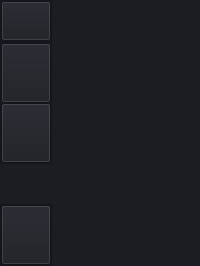
     <widget class="QWidget" name="leftMenuContainer" native="true">
      <property name="sizePolicy">
       <sizepolicy hsizetype="Preferred" vsizetype="Preferred">
        <horstretch>0</horstretch>
        <verstretch>0</verstretch>
       </sizepolicy>
      </property>
      <property name="styleSheet">
       <string notr="true">background-color: rgb(27, 29, 35);</string>
      </property>
      <layout class="QVBoxLayout" name="verticalLayout">
       <property name="spacing">
        <number>0</number>
       </property>
       <property name="leftMargin">
        <number>0</number>
       </property>
       <property name="topMargin">
        <number>0</number>
       </property>
       <property name="rightMargin">
        <number>0</number>
       </property>
       <property name="bottomMargin">
        <number>0</number>
       </property>
       <item alignment="Qt::AlignLeft">
        <widget class="QWidget" name="leftMenuSubContainer" native="true">
         <property name="sizePolicy">
          <sizepolicy hsizetype="Preferred" vsizetype="Preferred">
           <horstretch>0</horstretch>
           <verstretch>0</verstretch>
          </sizepolicy>
         </property>
         <layout class="QVBoxLayout" name="verticalLayout_2">
          <property name="spacing">
           <number>0</number>
          </property>
          <property name="leftMargin">
           <number>0</number>
          </property>
          <property name="topMargin">
           <number>0</number>
          </property>
          <property name="rightMargin">
           <number>0</number>
          </property>
          <property name="bottomMargin">
           <number>0</number>
          </property>
          <item alignment="Qt::AlignHCenter|Qt::AlignTop">
           <widget class="QFrame" name="leftMenuHeaderContainer">
            <property name="sizePolicy">
             <sizepolicy hsizetype="Preferred" vsizetype="Preferred">
              <horstretch>0</horstretch>
              <verstretch>0</verstretch>
             </sizepolicy>
            </property>
            <property name="styleSheet">
             <string notr="true"/>
            </property>
            <property name="frameShape">
             <enum>QFrame::StyledPanel</enum>
            </property>
            <property name="frameShadow">
             <enum>QFrame::Raised</enum>
            </property>
            <layout class="QVBoxLayout" name="verticalLayout_3">
             <property name="spacing">
              <number>0</number>
             </property>
             <property name="leftMargin">
              <number>0</number>
             </property>
             <property name="topMargin">
              <number>0</number>
             </property>
             <property name="rightMargin">
              <number>0</number>
             </property>
             <property name="bottomMargin">
              <number>0</number>
             </property>
             <item>
              <widget class="QPushButton" name="leftMenuBtn">
               <property name="sizePolicy">
                <sizepolicy hsizetype="Expanding" vsizetype="Expanding">
                 <horstretch>0</horstretch>
                 <verstretch>0</verstretch>
                </sizepolicy>
               </property>
               <property name="minimumSize">
                <size>
                 <width>50</width>
                 <height>40</height>
                </size>
               </property>
               <property name="styleSheet">
                <string notr="true">QPushButton:hover {
	background-color: rgb(33, 37, 43);
}
QPushButton:pressed {	
	background-color: rgb(85, 170, 255);
}
</string>
               </property>
               <property name="text">
                <string/>
               </property>
               <property name="icon">
                <iconset resource="res.qrc">
                 <normaloff>:/icons/assets/UI/menu_icon.svg</normaloff>:/icons/assets/UI/menu_icon.svg</iconset>
               </property>
               <property name="iconSize">
                <size>
                 <width>34</width>
                 <height>34</height>
                </size>
               </property>
              </widget>
             </item>
            </layout>
           </widget>
          </item>
          <item alignment="Qt::AlignTop">
           <widget class="QFrame" name="leftMenuMainContainer">
            <property name="sizePolicy">
             <sizepolicy hsizetype="Preferred" vsizetype="Preferred">
              <horstretch>0</horstretch>
              <verstretch>0</verstretch>
             </sizepolicy>
            </property>
            <property name="frameShape">
             <enum>QFrame::StyledPanel</enum>
            </property>
            <property name="frameShadow">
             <enum>QFrame::Raised</enum>
            </property>
            <layout class="QVBoxLayout" name="verticalLayout_4">
             <property name="spacing">
              <number>0</number>
             </property>
             <property name="leftMargin">
              <number>0</number>
             </property>
             <property name="topMargin">
              <number>0</number>
             </property>
             <property name="rightMargin">
              <number>0</number>
             </property>
             <property name="bottomMargin">
              <number>0</number>
             </property>
             <item>
              <widget class="QPushButton" name="wallhackBtn">
               <property name="minimumSize">
                <size>
                 <width>50</width>
                 <height>60</height>
                </size>
               </property>
               <property name="toolTip">
                <string>Analysis</string>
               </property>
               <property name="styleSheet">
                <string notr="true">QPushButton:hover {
	background-color: rgb(33, 37, 43);
}
QPushButton:pressed {	
	background-color: rgb(85, 170, 255);
}
</string>
               </property>
               <property name="text">
                <string/>
               </property>
               <property name="icon">
                <iconset resource="res.qrc">
                 <normaloff>:/icons/assets/UI/eye_icon.svg</normaloff>:/icons/assets/UI/eye_icon.svg</iconset>
               </property>
               <property name="iconSize">
                <size>
                 <width>36</width>
                 <height>36</height>
                </size>
               </property>
              </widget>
             </item>
             <item>
              <widget class="QPushButton" name="playersBtn">
               <property name="minimumSize">
                <size>
                 <width>50</width>
                 <height>60</height>
                </size>
               </property>
               <property name="toolTip">
                <string>Reports</string>
               </property>
               <property name="styleSheet">
                <string notr="true">QPushButton:hover {
	background-color: rgb(33, 37, 43);
}
QPushButton:pressed {	
	background-color: rgb(85, 170, 255);
}
</string>
               </property>
               <property name="text">
                <string/>
               </property>
               <property name="icon">
                <iconset resource="res.qrc">
                 <normaloff>:/icons/assets/UI/players_icon.svg</normaloff>:/icons/assets/UI/players_icon.svg</iconset>
               </property>
               <property name="iconSize">
                <size>
                 <width>36</width>
                 <height>36</height>
                </size>
               </property>
              </widget>
             </item>
            </layout>
           </widget>
          </item>
          <item>
           <spacer name="verticalSpacer">
            <property name="orientation">
             <enum>Qt::Vertical</enum>
            </property>
            <property name="sizeHint" stdset="0">
             <size>
              <width>20</width>
              <height>40</height>
             </size>
            </property>
           </spacer>
          </item>
          <item alignment="Qt::AlignBottom">
           <widget class="QFrame" name="leftMenuFooterContainer">
            <property name="frameShape">
             <enum>QFrame::StyledPanel</enum>
            </property>
            <property name="frameShadow">
             <enum>QFrame::Raised</enum>
            </property>
            <layout class="QVBoxLayout" name="verticalLayout_5">
             <property name="spacing">
              <number>0</number>
             </property>
             <property name="leftMargin">
              <number>0</number>
             </property>
             <property name="topMargin">
              <number>0</number>
             </property>
             <property name="rightMargin">
              <number>0</number>
             </property>
             <property name="bottomMargin">
              <number>0</number>
             </property>
             <item alignment="Qt::AlignHCenter|Qt::AlignVCenter">
              <widget class="QWidget" name="userBtnContainer" native="true">
               <property name="sizePolicy">
                <sizepolicy hsizetype="Expanding" vsizetype="Expanding">
                 <horstretch>0</horstretch>
                 <verstretch>0</verstretch>
                </sizepolicy>
               </property>
               <property name="styleSheet">
                <string notr="true"/>
               </property>
               <layout class="QVBoxLayout" name="verticalLayout_10">
                <property name="spacing">
                 <number>0</number>
                </property>
                <property name="leftMargin">
                 <number>0</number>
                </property>
                <property name="topMargin">
                 <number>0</number>
                </property>
                <property name="rightMargin">
                 <number>0</number>
                </property>
                <property name="bottomMargin">
                 <number>0</number>
                </property>
               </layout>
              </widget>
             </item>
             <item>
              <widget class="QPushButton" name="settingsBtn">
               <property name="sizePolicy">
                <sizepolicy hsizetype="Expanding" vsizetype="Expanding">
                 <horstretch>0</horstretch>
                 <verstretch>0</verstretch>
                </sizepolicy>
               </property>
               <property name="minimumSize">
                <size>
                 <width>50</width>
                 <height>60</height>
                </size>
               </property>
               <property name="toolTip">
                <string>Settings</string>
               </property>
               <property name="styleSheet">
                <string notr="true">QPushButton:hover {
	background-color: rgb(33, 37, 43);
}
QPushButton:pressed {	
	background-color: rgb(85, 170, 255);
}
</string>
               </property>
               <property name="text">
                <string/>
               </property>
               <property name="icon">
                <iconset>
                 <normaloff>:/icons/settings_icon.svg</normaloff>:/icons/settings_icon.svg</iconset>
               </property>
               <property name="iconSize">
                <size>
                 <width>36</width>
                 <height>36</height>
                </size>
               </property>
              </widget>
             </item>
            </layout>
           </widget>
          </item>
         </layout>
        </widget>
       </item>
      </layout>
     </widget>
